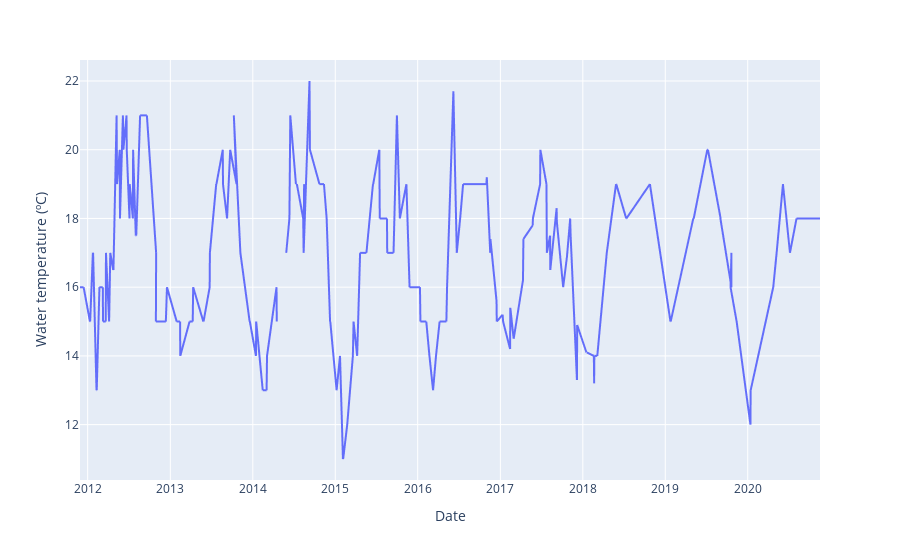

The notebook cell saved with this chart:
### Markdown cell above
### Trends
- temp by time

### Code cell
# Using plotly.express
import plotly.express as px

df = mobil
fig = px.line(df, x='Date', y="Water temperature (ºC)")
fig.show()

### Figure 1 — Plotly figure (JSON) as saved in the notebook; plotly's stock layout.template omitted (floating-point values rounded to 4 significant figures; data arrays with more than 128 entries replaced by an {"elided": "..."} marker saying what was removed)
{"data": [{"hovertemplate": "Date=%{x}<br>Water temperature (ºC)=%{y}<extra></extra>", "legendgroup": "", "line": {"color": "#636efa", "dash": "solid"}, "marker": {"symbol": "circle"}, "mode": "lines", "name": "", "showlegend": false, "type": "scattergl", "x": {"elided": "2011 str values"}, "xaxis": "x", "y": {"elided": "2011 mixed values"}, "yaxis": "y"}], "layout": {"legend": {"tracegroupgap": 0}, "margin": {"t": 60}, "xaxis": {"anchor": "y", "domain": [0, 1], "title": {"text": "Date"}}, "yaxis": {"anchor": "x", "domain": [0, 1], "title": {"text": "Water temperature (ºC)"}}}}
